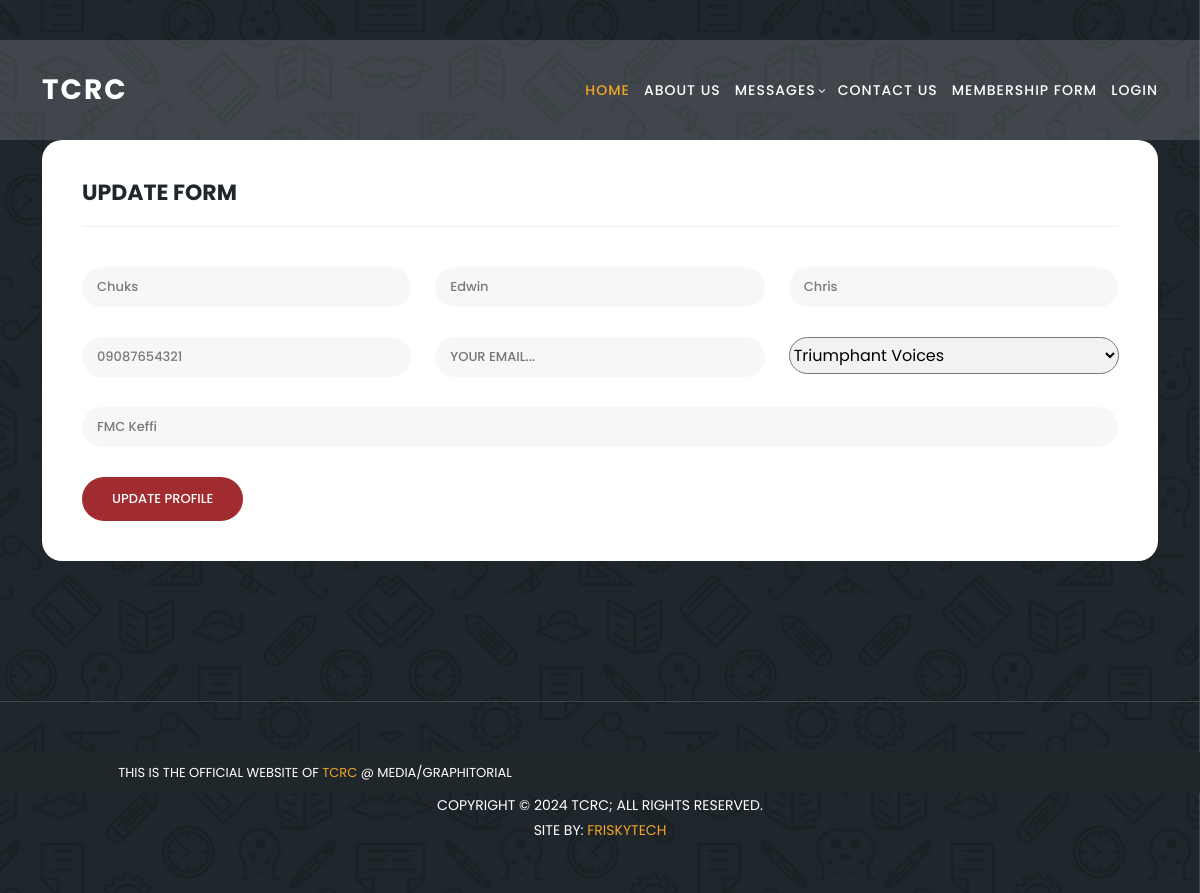
Screenshot of /profiles/update_user_view/12/ with the database file from the repository.
### profiles/models.py (models this page shows, shortened)
class MembershipRegister(models.Model):
    user = models.OneToOneField(User, on_delete=models.CASCADE)
    othernames = models.CharField(max_length=50, null=True, blank=True)
    phone = models.CharField(max_length=13)
    address = models.CharField(max_length=255)
    unit_dept = models.ForeignKey(
        UnitsAndDepartments, on_delete=models.CASCADE, blank=True, null=True)

class UnitsAndDepartments(models.Model):
    title = models.CharField(max_length=100)
    image = models.ImageField(
        upload_to='group_images', blank=True, null=True)

### profiles/views.py (the view, shortened to what this page needs)
# urls.py: path('update_user_view/<id>/', update_user_view, name='update_user'),
def update_user_view(request, id):
    member = MembershipRegister.objects.get(user_id=id)
    unit_depts = UnitsAndDepartments.objects.all()
    context = {"member": member, "unit_depts": unit_depts}
    return render(request, "profiles/update_user.html", context)

### templates/profiles/update_user.html (shortened to what this page needs)
{% extends 'base.html' %}
{% load static %}
{% block content %}
<section class="contact-us" id="contact">
    <div class="container">
      <div class="row">
        <div class="col-lg-12 align-self-center">
          <div class="row">
            <div class="col-lg-12">
              <form id="contact" action="" method="POST">{% csrf_token %}
                <div class="row">
                  <div class="col-lg-12">
                    <h2>Update Form</h2>
                  </div>
                  <div class="col-lg-4">
                    <fieldset>
                      <input name="firstname" type="text" value="{{member.user.first_name}}" placeholder="FIRST NAME...*" required="">
                    </fieldset>
                  </div>
                  <div class="col-lg-4">
                    <fieldset>
                      <input name="lastname" type="text" value="{{member.user.last_name}}" required="">
                    </fieldset>
                  </div>
                  <div class="col-lg-4">
                    <fieldset>
                      <input name="othernames" type="text" value="{{member.othernames}}">
                    </fieldset>
                  </div>
                  <div class="col-lg-4">
                    <fieldset>
                      <input name="phone" type="number" value="{{member.phone}}" required="">
                    </fieldset>
                  </div>
                  <div class="col-lg-4">
                    <fieldset>
                    <input name="email" type="text" value="{{member.user.email}}" pattern="[^ @]*@[^ @]*" placeholder="YOUR EMAIL...">
                  </fieldset>
                  </div>
                  <div class="col-lg-4">
                    <fieldset>
                    <select class="selectBox" name="unit_dept" id="">
                      {% if member.unit_dept %}
                        <option selected disabled value="{{ member.unit_dept.id }}">{{ member.unit_dept.title }}</option>
                      {% else %}
                        <option selected disabled value="">select a unit/dept...</option>
                      {% endif %}
                    </select>
                  </fieldset>
                  </div>
                  <div class="col-lg-12">
                    <fieldset>
                      <input name="address" type="text" value="{{ member.address }}" placeholder="ADDRESS...*" required="">
                    </fieldset>
                  </div>
                  <div class="col-lg-12">
                    <fieldset>
                      <button type="submit" id="form-submit" class="button">Update Profile</button>
                    </fieldset>
                  </div>
                </div>
              </form>
            </div>
          </div>
        </div>
      </div>
    </div>
    {% include 'base_files/footer.html' %}
  </section>
{%endblock%}

### static/assets/css/templatemo-edu-meeting.css (style rules this page uses)
html, body, div, span, applet, object, iframe, h1, h2, h3, h4, h5, h6, p, blockquote, div pre, a, abbr, acronym, address, big, cite, code, del, dfn, em, font, img, ins, kbd, q, s, samp, small, strike, strong, sub, sup, tt, var, b, u, i, center, dl, dt, dd, ol, ul, li, figure, header, nav, section, article, aside, footer, figcaption { margin: 0; padding: 0; border: 0; outline: 0; }
header, nav, section, article, aside, footer, hgroup { display: block; }
* { box-sizing: border-box; }
html, body { font-family: 'Poppins', sans-serif; font-weight: 400; background-color: #fff; font-size: 16px; -ms-text-size-adjust: 100%; -webkit-font-smoothing: antialiased; -moz-osx-font-smoothing: grayscale; }
h1, h2, h3, h4, h5, h6 { margin-top: 0px; margin-bottom: 0px; }
html, body { background: #fff; font-family: 'Poppins', sans-serif; }
section.contact-us { background-image: url(../images/meetings-bg.jpg); background-position: center center; background-attachment: fixed; background-repeat: no-repeat; background-size: cover; padding: 140px 0px 0px 0px; }
section.contact-us #contact { background-color: #fff; border-radius: 20px; padding: 40px; }
section.contact-us #contact h2 { text-transform: uppercase; color: #1f272b; border-bottom: 1px solid #eee; margin-bottom: 40px; padding-bottom: 20px; font-size: 22px; font-weight: 700; }
section.contact-us #contact input { width: 100%; height: 40px; border-radius: 20px; background-color: #f7f7f7; outline: none; border: none; box-shadow: none; font-size: 13px; font-weight: 500; color: #7a7a7a; padding: 0px 15px; margin-bottom: 30px; }
section.contact-us #contact button { font-size: 13px; color: #fff; background-color: #a12c2f; padding: 12px 30px; display: inline-block; border-radius: 22px; font-weight: 500; text-transform: uppercase; transition: all .3s; border: none; outline: none; }

### templates/profiles/update_user.html (style rules this page uses)
.selectBox { border-radius: 25px; display: inline-block; overflow: hidden; background: hsl(0, 0%, 95%); height: 37px; width: 330px; }

### rows the page displays
MembershipRegister: firstname "Chuks", lastname "Edwin", othernames "Chris", phone "09087654321", unit_dept "Triumphant Voices", address "FMC Keffi"
